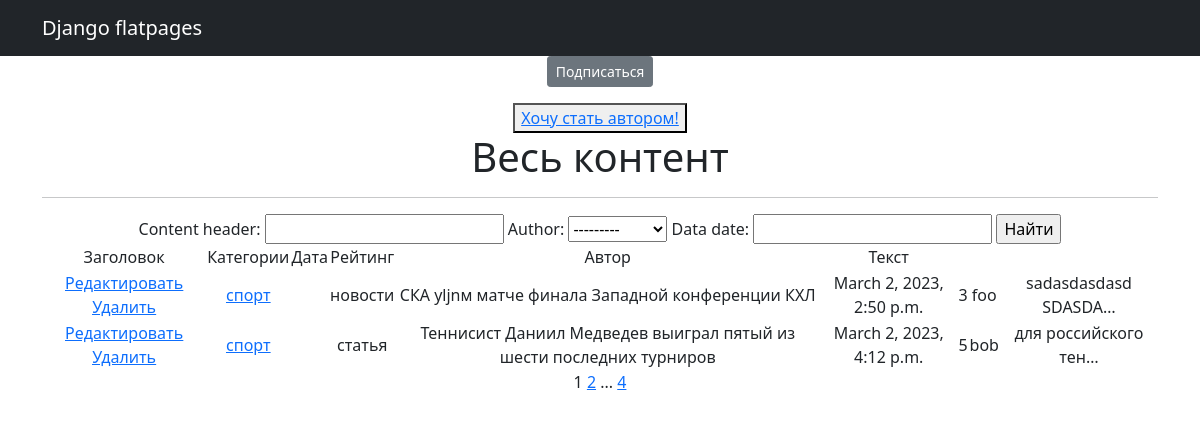
The page /articles/categories/1 (signed in) on the database its author committed.
### news/models.py (models this page shows, shortened)
class Post(models.Model):
    author = models.ForeignKey(Author, on_delete=models.CASCADE)
    content_type = models.CharField(max_length=256, choices=ContentType.choices)
    data = models.DateTimeField(auto_now_add=True)
    content_header = models.CharField(max_length=256)
    content_text = models.CharField(max_length=5000)
    content_rating = models.IntegerField(default=0)
    category = models.ManyToManyField(Category, through='PostCategory')

class Category(models.Model):
    name_category = models.CharField(unique=True, max_length=64)
    subscribers = models.ManyToManyField(User, blank=True, null=True, related_name='categories')
    def __str__(self):
        return self.name_category

class Author(models.Model):
    user = models.OneToOneField(User, on_delete=models.CASCADE)
    rating = models.IntegerField(default=0)
    def __str__(self):
        return self.user.username

### news/views.py (the view)
# urls.py: path('categories/<int:pk>', CategoryListView.as_view(), name='category_list'),
class CategoryListView(Posts):
    model = Post
    template_name = 'news/category_list.html'
    context_object_name = 'category_news_list'
    def get_queryset(self):
        self.category = get_object_or_404(Category, id=self.kwargs['pk'])
        queryset = Post.objects.filter(category=self.category).order_by('data')
        return queryset
    def get_context_data(self, **kwargs):
        context = super().get_context_data(**kwargs)
        context['is_not_subscriber'] = self.request.user not in self.category.subscribers.all()
        context['category'] = self.category
        return context

### news/views.py (called while the page is built)
    def get_context_data(self, **kwargs):
        context = super().get_context_data(**kwargs)
        context['filter'] = PostFilter(self.request.GET, queryset=self.get_queryset())
        context['is_not_author'] = not self.request.user.groups.filter(name='author').exists()
        return context

### templates/news/category_list.html (shortened to what this page needs)
{% extends 'flatpages/default.html' %}
{% load custom_tags %}
{% block content %}
    {% if is_not_subscriber %}
    <p class="text-center"><a href="{% url 'subscribe' category.id %}" class="btn btn-secondary btn-sm">Подписаться</a></p>
    {% endif %}
    {% if is_not_author %}
        <button> <a href="{% url 'upgrade' %}"> Хочу стать автором!</a> </button>
    {% endif %}
    <h1>Весь контент</h1>
    <hr>
    {% if category_news_list %}
        <form action=""  method="GET">
            {{ filter.form }}
            <input type="submit" value="Найти" />
        </form>
            <table>
           <tr>
               <td>Заголовок</td>
               <td>Категории</td>
               <td>Дата</td>
                <td>Рейтинг</td>
               <td>Автор</td>
               <td>Текст</td>
           </tr>
           {% for post in category_news_list %}
           <tr>
           <td>
               <a href="{% url 'post_edit' post.id %}"><u>Редактировать</u></a>
               <a href="{% url 'post_delete' post.id %}"><u>Удалить</u></a>
           </td>
               <td>{% for category in post.category.all %}
                   <a href="{%  url 'category_list' category.id %}">{{ category }}</a>
                   {% endfor %}
               </td>
               <td>{{ time_now|date:'d M Y' }}</td>
               <td>{{ post.content_type }}</td>
               <td>{{ post.content_header }}</td>
               <td>{{ post.data }}</td>
               <td>{{ post.content_rating }}</td>
               <td>{{ post.author }}</td>
               <td>{{ post.content_text|truncatechars:20 }}</td>
           </tr>
           {% endfor %}
       </table>
   {% else %}
       <h2>Новостей нет!</h2>
        {% endif %}
       {{ page_obj.number }}
        {% if page_obj.has_next %}
       <a href="?page={{ page_obj.next_page_number }}">{{ page_obj.next_page_number }}</a>
       {% if paginator.num_pages != page_obj.next_page_number %}
           ...
           <a href="?page={{ page_obj.paginator.num_pages }}">{{ page_obj.paginator.num_pages }}</a>
       {% endif %}
   {% endif %}
{% endblock content %}

### rows shown on the page
Post: content_type "новости", content_header "СКА уljnм матче финала Западной конференции КХЛ", data "March 2, 2023, 2:50 p.m.", content_rating "3", author "foo", content_text "sadasdasdasd SDASDA…"
Category: name_category "спорт"
Post: content_type "статья", content_header "Теннисист Даниил Медведев выиграл пятый из шести последних турниров", data "March 2, 2023, 4:12 p.m.", content_rating "5", author "bob", content_text "для российского тен…"

### other values the page prints
{{ page_obj.number }} "1"
{{ page_obj.next_page_number }} "2"
{{ page_obj.paginator.num_pages }} "4"
